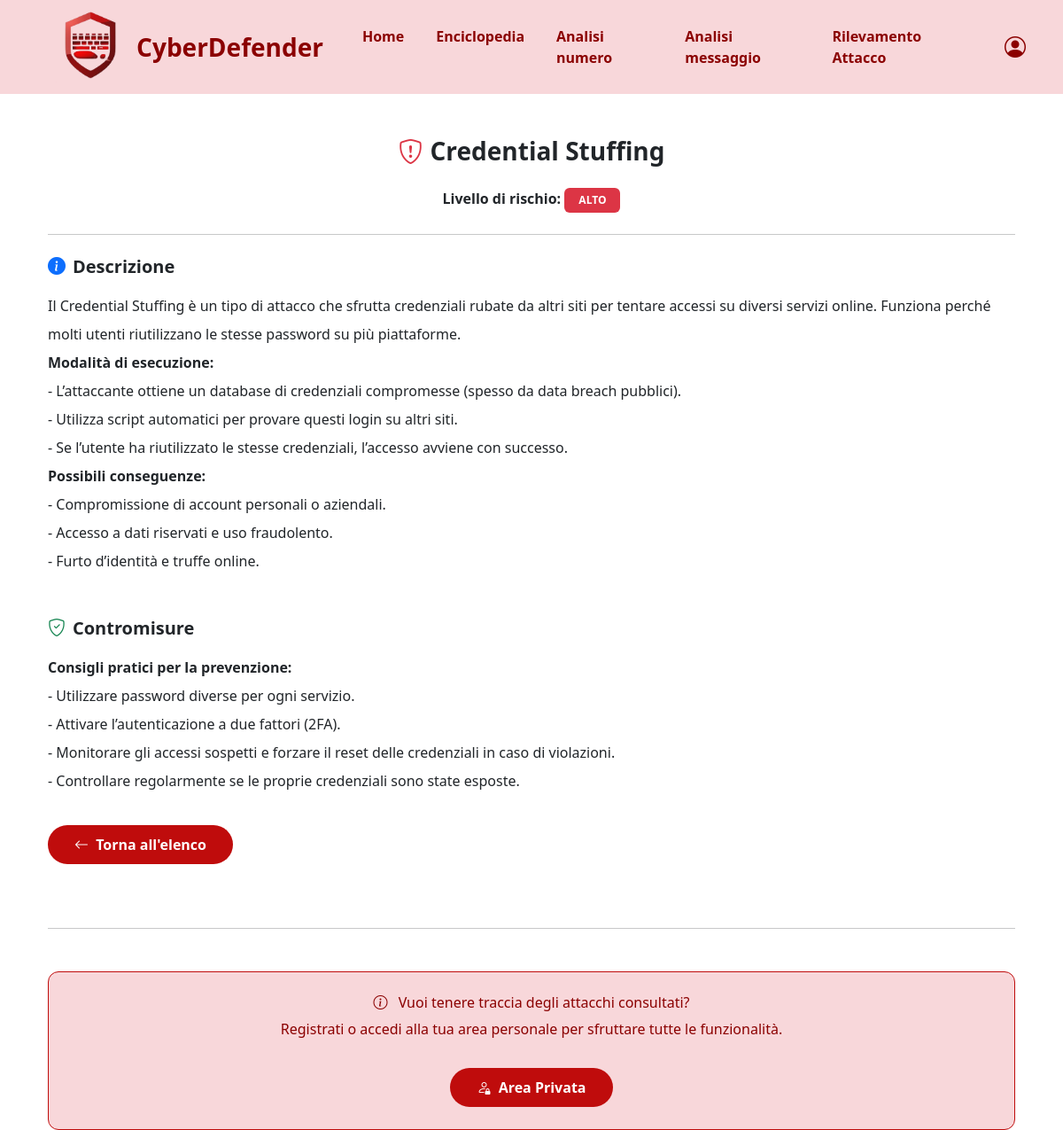
Screenshot of /enciclopedia_attacchi/20/ with the database file from the repository.
### enciclopedia/models.py (models this page shows)
class Attacco(models.Model):
    id = models.AutoField(primary_key=True)
    nome_attacco = models.CharField(max_length=255)
    descrizione = models.TextField()
    livello_rischio = models.CharField(
        max_length=100,
        choices=[
            ('basso', 'Basso'),
            ('medio', 'Medio'),
            ('alto', 'Alto')
        ],
        default='basso',
        null=False,
        blank=False
    )
    contromisure = models.TextField()
    enciclopediaattacchi = models.ForeignKey(EnciclopediaAttacchi, on_delete=models.CASCADE)

### enciclopedia/views.py (the view)
# urls.py: path('enciclopedia_attacchi/<int:attacco_id>/', enciclopedia_attacchi, name='enciclopedia_attacchi'),
def enciclopedia_attacchi(request, attacco_id):
    attacco = get_object_or_404(Attacco, id=attacco_id)
    def formatta_testo(testo):
        testo = testo.replace('\\n', '\n').replace('\\', '')
        from django.utils.html import escape, mark_safe
        testo = escape(testo)
        titoli = [
            "Modalità di esecuzione:",
            "Possibili conseguenze:",
            "Consigli pratici per la prevenzione:"
        ]
        for titolo in titoli:
            testo = testo.replace(titolo, f"<strong>{titolo}</strong>")
        return mark_safe(testo)
    attacco.descrizione = formatta_testo(attacco.descrizione)
    attacco.contromisure = formatta_testo(attacco.contromisure)
    utente_id = request.session.get('utente_id')
    if utente_id:
        try:
            utente = Utente.objects.get(id=utente_id)
            ConsultazioneAttacco.objects.create(
                attacco=attacco,
                utente=utente,
                ora_consultazione=timezone.now().time()
            )
            print("Consultazione salvata per utente:", utente.email)
        except Utente.DoesNotExist:
            print("Utente non trovato in sessione")
        except Exception as e:
            print("Errore salvataggio consultazione:", e)
    else:
        print("Nessun utente loggato in sessione")
    return render(request, 'enciclopedia_attacchi.html', {'attacco': attacco})

### templates/enciclopedia_attacchi.html (shortened to what this page needs)
{% extends "base.html" %}
{% load static %}
{% block content %}
<div class="container mt-5">
    <h1 class="mb-4 text-center fw-bold fs-3">
        <i class="bi bi-shield-exclamation text-danger me-2"></i>{{ attacco.nome_attacco }}
    </h1>
    <p class="text-center fs-6">
        <strong>Livello di rischio:</strong>
        {% if attacco.livello_rischio == "alto" %}
            <span class="badge bg-danger text-uppercase px-3 py-2 fs-7">{{ attacco.livello_rischio }}</span>
        {% elif attacco.livello_rischio == "medio" %}
            <span class="badge bg-warning text-dark text-uppercase px-3 py-2 fs-7">{{ attacco.livello_rischio }}</span>
        {% else %}
            <span class="badge bg-success text-uppercase px-3 py-2 fs-7">{{ attacco.livello_rischio }}</span>
        {% endif %}
    </p>
    <hr class="my-4">
    <section>
        <h3 class="mb-3 fs-5 fw-semibold">
            <i class="bi bi-info-circle-fill text-primary me-2"></i>Descrizione
        </h3>
        <p class="fs-6 lh-lg mb-4">{{ attacco.descrizione|linebreaksbr }}</p>
    </section>
    <section class="mt-5 mb-3">
        <h3 class="mb-3 fs-5 fw-semibold">
            <i class="bi bi-shield-check text-success me-2"></i>Contromisure
        </h3>
        <p class="fs-6 lh-lg mb-4">{{ attacco.contromisure|linebreaksbr }}</p>
    </section>
    <a href="{% url 'enciclopedia_indice' %}" class="btn btn-custom fs-6 mb-4">
        <i class="bi bi-arrow-left me-1"></i> Torna all'elenco
    </a>
    <hr class="my-5">
    <div class="alert mb-0 text-center fs-6" style="background-color: #f8d7da; color: #8b0000; border: 1px solid #bf0c0c; border-radius: 12px; padding: 25px;">
        <h5 class="mb-2 fs-6">
            <i class="bi bi-info-circle me-2"></i> Vuoi tenere traccia degli attacchi consultati?
        </h5>
        <p class="mb-3">Registrati o accedi alla tua area personale per sfruttare tutte le funzionalità.</p>
        <a href="/login" class="btn btn-custom fs-6 mt-3 d-inline-block mx-auto">
            <i class="bi bi-person-lock me-1"></i> Area Privata
        </a>
    </div>
</div>
{% endblock %}

### website/static/css/styles.css (style rules this page uses)
.btn-custom { background-color: #bf0c0c; color: white; border-radius: 30px; padding: 10px 30px; transition: background-color 0.3s ease; font-size: 18px; text-decoration: none; border: none; cursor: pointer; font-weight: 600; margin-top: 10px; }

### rows the page displays
Attacco: nome_attacco "Credential Stuffing", livello_rischio "ALTO", descrizione "Il Credential Stuffing è un tipo di attacco che sfrutta credenziali rubate da altri siti per tentare accessi su diversi servizi online. Funziona perché molti utenti riutilizzano le stesse password su più piattaforme. Modalità di esecuzione: - L’attaccante ottiene un database di credenziali compromesse (spesso da data breach pubblici). - Utilizza script automatici per provare questi login su altri siti. - Se l’utente ha riutilizzato le stesse credenziali, l’accesso avviene con successo. Possibili conseguenze: - Compromissione di account personali o aziendali. - Accesso a dati riservati e uso fraudolento. - Furto d’identità e truffe online.", contromisure "Consigli pratici per la prevenzione: - Utilizzare password diverse per ogni servizio. - Attivare l’autenticazione a due fattori (2FA). - Monitorare gli accessi sospetti e forzare il reset delle credenziali in caso di violazioni. - Controllare regolarmente se le proprie credenziali sono state esposte."
